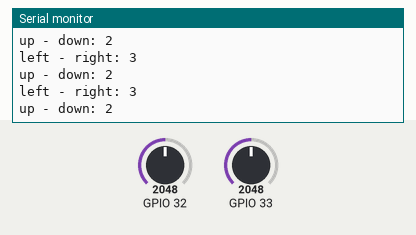
The sketch below on a simulated ESP32. Parts: the last lines printed to the serial monitor. Inputs (shaded band) come from the test bench; at power-on: GPIO 32 = 2048, GPIO 33 = 2048.

Above: at 1.3 s.
1.4 s: GPIO 32 set to 2866
At 1.9 s:
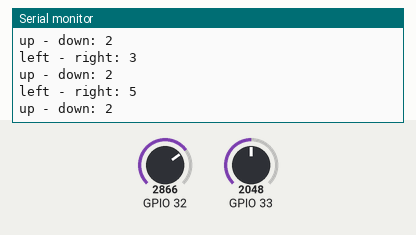
2.9 s: GPIO 33 set to 2866
At 3.4 s:
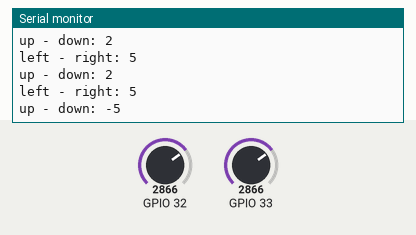
4.4 s: GPIO 32 set to 1228
At 4.9 s:
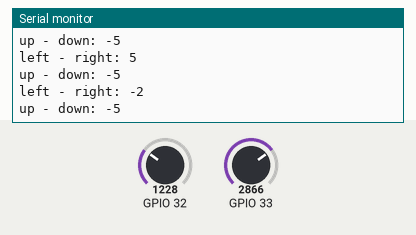
5.9 s: GPIO 33 set to 1228
At 6.4 s:
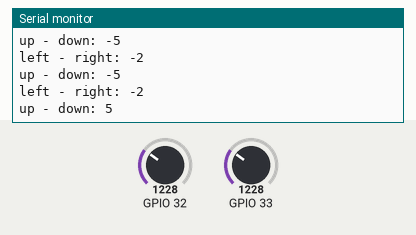
Timing chart, 0 to 8.4 s (numbered marks = the images above; inputs shaded):
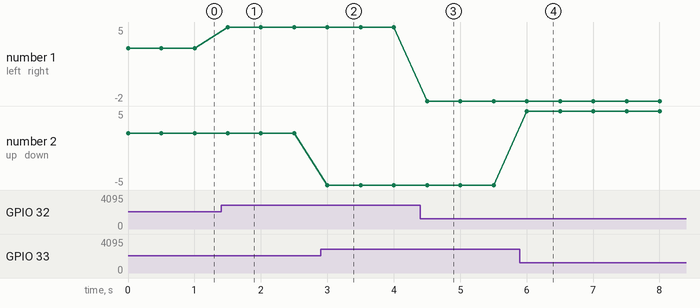

Measured:
- after the input at 1.4 s, the serial monitor: prints a new line after 0.10 s (image 1)
- after the input at 2.9 s, the serial monitor: prints a new line after 0.10 s (image 2)
- after the input at 4.4 s, the serial monitor: prints a new line after 0.10 s (image 3)
- after the input at 5.9 s, the serial monitor: prints a new line after 0.11 s (image 4)
- plotted number 1: 3 → 5 after the input at 1.4 s, 5 → -2 after the input at 4.4 s
- plotted number 2: 2 → -5 after the input at 2.9 s

The sketch:

joystick.ino
```cpp
void setup() {
  Serial.begin(115200);
}

void loop() {
  // left: 700 | right: 2350
  int pot1 = analogRead(32);
  // down: 1700 | up: 2800
  int pot2 = analogRead(33);
  pot1 = constrain(pot1, 700, 2350);
  pot2 = constrain(pot2, 1700, 2800);

  int leftRight = map(pot1, 700, 2350, -5, 5);
  Serial.print("left - right: ");
  Serial.println(leftRight);

  int upDown = map(pot2, 1700, 2800, 5, -5);
  Serial.print("up - down: ");
  Serial.println(upDown);

  delay(500);
}
```
